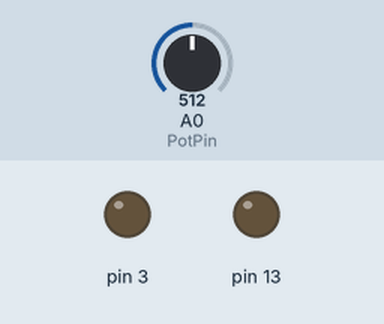
This sketch was run on a simulated Arduino Uno, built with avr-gcc and run on an emulated ATmega328P. Parts: output pins drawn as LEDs (lit = HIGH). Dashed ring = blinking. The test bench sets the inputs (shaded band); at power-on: A0 (PotPin) = 512.

Above: at 1.2 s.
1.3 s: A0 (PotPin) set to 0
At 2.4 s:
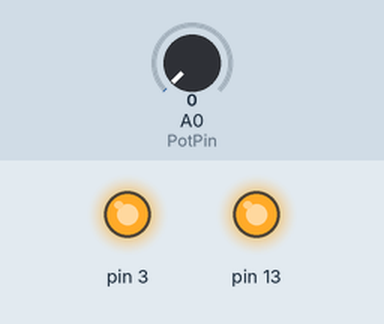
4.3 s: A0 (PotPin) set to 122
At 5.5 s:
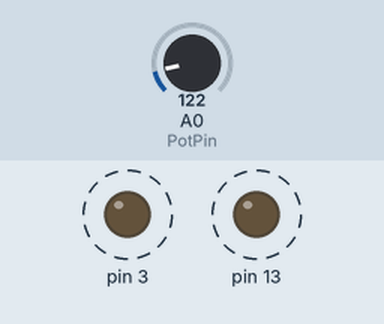
Timing chart, 0 to 11.8 s (numbered marks = the images above; inputs shaded):
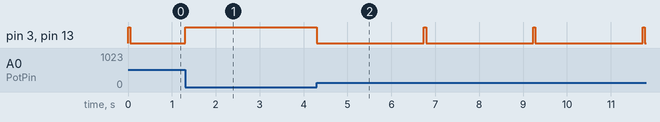

The sketch:

pot_ctl_solenoid.ino
```cpp
/*
potentiometer sets rate of solenoid movement

code sourced from Arduino Help Message board (lost the url)

*/

const int PotPin = A0;
unsigned long cycleDuration; // total duration of one cycle (onTime+offTime)
unsigned long onTime = 50; // onTime within one cycle
unsigned long lastCycleStart;// start time of cycle

void setup() {
  pinMode(13, OUTPUT);
  pinMode(3, OUTPUT);

}

void loop() {
  // duration from onTime to onTime + 1023*20 milliseconds
  cycleDuration = onTime + analogRead(PotPin) * 20L; //  multiply with 'long' factor to make result long
  if (millis() - lastCycleStart >= cycleDuration)// time to start a new cycle
    lastCycleStart += cycleDuration; // remember time when cycle started
  digitalWrite(13, millis() - lastCycleStart < onTime); // LED HIGH during onTime
  digitalWrite(3, millis() - lastCycleStart < onTime); // VALVE HIGH during onTime
}
```

Measured:
- after the input at 1.3 s, pin 3, pin 13: LOW → HIGH at once
- after the input at 4.3 s, pin 3, pin 13: alternates HIGH for 0.05 s and LOW for 2.4 s, starting at once
